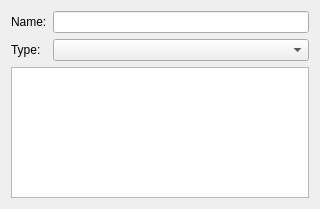
<?xml version="1.0" encoding="UTF-8"?>
<ui version="4.0">
 <class>ExtremumDialog</class>
 <widget class="QDialog" name="ExtremumDialog">
  <property name="geometry">
   <rect>
    <x>0</x>
    <y>0</y>
    <width>320</width>
    <height>209</height>
   </rect>
  </property>
  <property name="windowTitle">
   <string>Dialog</string>
  </property>
  <layout class="QGridLayout" name="gridLayout">
   <item row="0" column="0">
    <widget class="QLabel" name="label">
     <property name="text">
      <string>Name:</string>
     </property>
    </widget>
   </item>
   <item row="0" column="1">
    <widget class="QLineEdit" name="lineEdit_Name"/>
   </item>
   <item row="1" column="0">
    <widget class="QLabel" name="label_2">
     <property name="text">
      <string>Type:</string>
     </property>
    </widget>
   </item>
   <item row="1" column="1">
    <widget class="QComboBox" name="comboBox_Field"/>
   </item>
   <item row="2" column="0" colspan="2">
    <widget class="QTableWidget" name="tableWidget"/>
   </item>
  </layout>
 </widget>
 <resources/>
 <connections/>
</ui>
